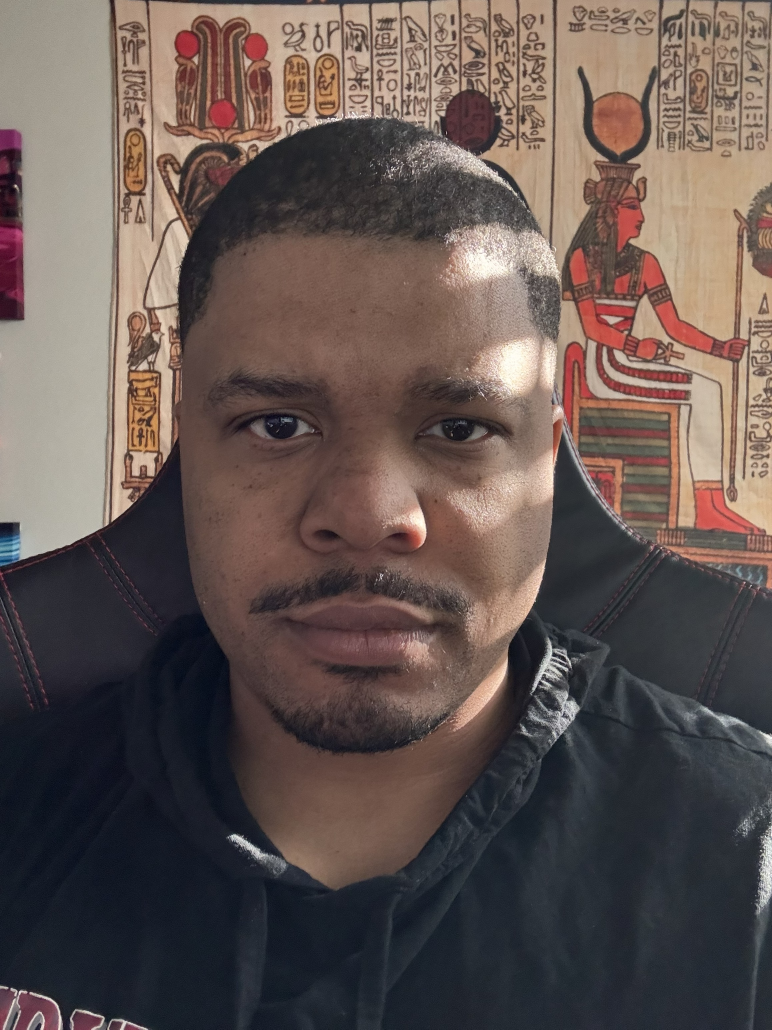
#> input picture images/my_image.jpg, 2316 x 3088 px (shown at 1/3 size)
$ python tag_my_image.py
#> lines starting #> are read from the running program, lines starting #| are printed output that depends on the picture
"""
Detect the face and eyes in my_image.jpg using Haar cascades, draw a red bounding box around
the eyes and a green circle around the face, then tag the image with the text "this is me".
"""

import os  # standard library module for file/path operations
import cv2  # OpenCV library for computer vision tasks

# 1. Import the image
image_path = os.path.join(os.path.dirname(__file__), "images", "my_image.jpg")  # full path to the image file
image = cv2.imread(image_path)  # read the image from disk into a NumPy array (BGR order)
#> image is the input picture: shape (3088, 2316, 3); mean B, G, R 81.4, 85.4, 98.7

if image is None:  # cv2.imread returns None if the file wasn't found or couldn't be read
    raise FileNotFoundError(f"Could not load image at: {image_path}")  # stop execution with a clear error

height, width = image.shape[:2]
#> height = 3088; width = 2316
gray = cv2.cvtColor(image, cv2.COLOR_BGR2GRAY)  # Haar cascades run on grayscale intensity, not color
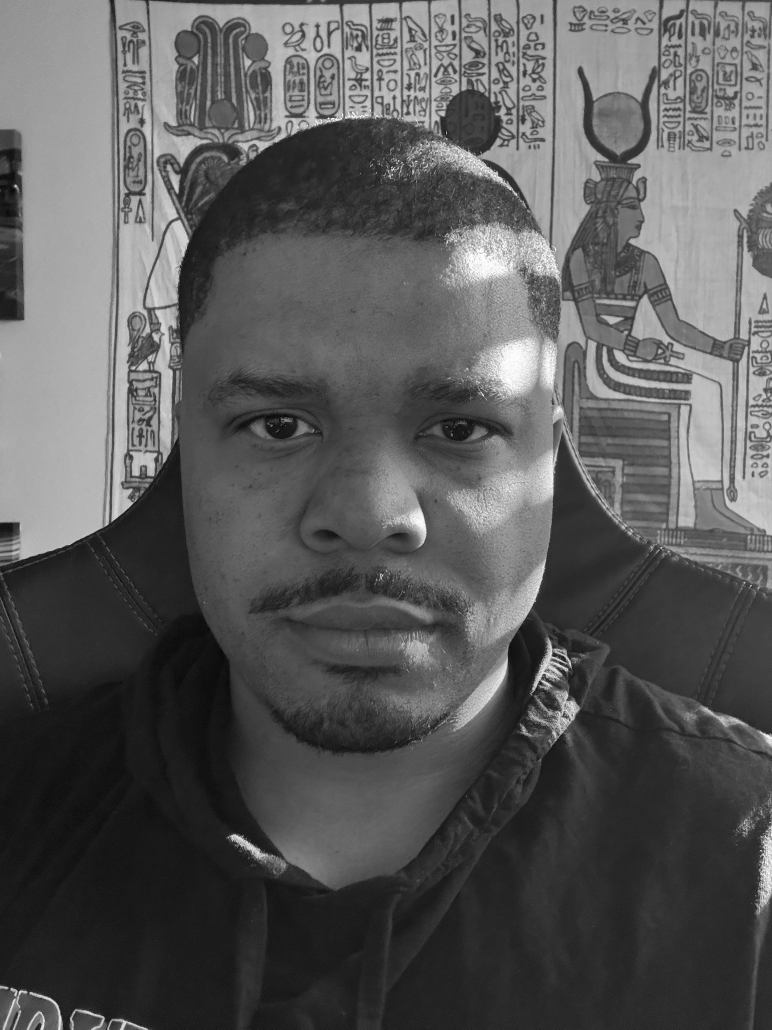
#> gray: shape (3088, 2316) (shown at 1/3 size); min 1, max 255, mean 88.9

# 2. Load OpenCV's pre-trained Haar cascades and detect the face, then the eyes within it
face_cascade = cv2.CascadeClassifier(cv2.data.haarcascades + "haarcascade_frontalface_default.xml")
eye_cascade = cv2.CascadeClassifier(cv2.data.haarcascades + "haarcascade_eye.xml")

faces = face_cascade.detectMultiScale(gray, scaleFactor=1.1, minNeighbors=6, minSize=(100, 100))
#> faces = [[2125, 389, 101, 101], [414, 764, 1372, 1372]]
if len(faces) == 0:
    raise RuntimeError("No face detected in the image.")

# Use the largest detected face in case of multiple/false-positive detections
face_x, face_y, face_w, face_h = max(faces, key=lambda f: f[2] * f[3])
#> face_x = 414; face_y = 764; face_w = 1372; face_h = 1372
print(f"Face box (pixels): top-left=({face_x}, {face_y}), width={face_w}, height={face_h}, "
      f"bottom-right=({face_x + face_w}, {face_y + face_h})")
#| Face box (pixels): top-left=(414, 764), width=1372, height=1372, bottom-right=(1786, 2136)

# 3. Draw a green circle around the face, sized to cover from the top of the head to the chin
face_center = (face_x + face_w // 2, face_y + face_h // 2)
#> face_center = (1100, 1450)
face_radius = int(max(face_w, face_h) * 0.65)
#> face_radius = 891
cv2.circle(image, face_center, face_radius, (0, 255, 0), thickness=8)  # BGR green

# 4. Detect eyes within the face region and draw one red bounding box around both of them
face_roi_gray = gray[face_y:face_y + face_h, face_x:face_x + face_w]
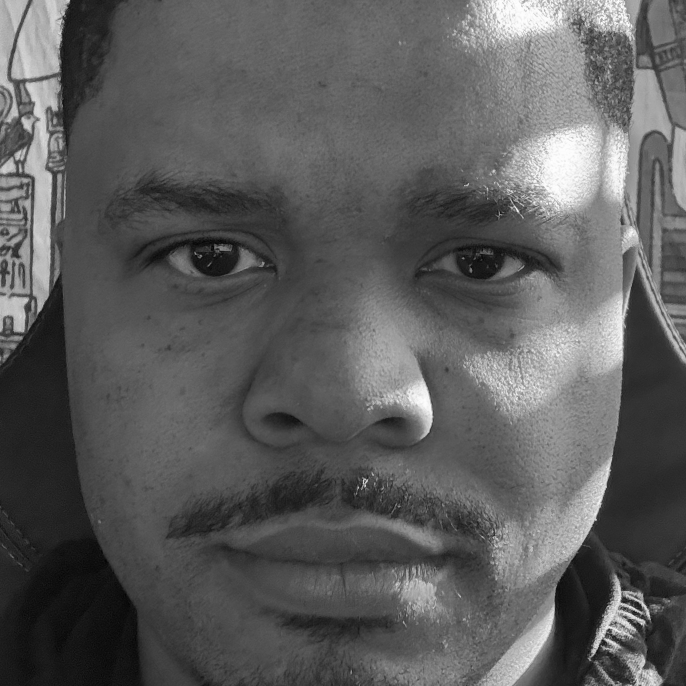
#> face_roi_gray: shape (1372, 1372) (shown at 1/2 size); min 1, max 254, mean 92
eyes = eye_cascade.detectMultiScale(face_roi_gray, scaleFactor=1.1, minNeighbors=8, minSize=(20, 20))
#> eyes = [[250, 366, 294, 294], [847, 416, 232, 232]]

if len(eyes) > 0:
    # Combine all detected eye boxes (relative to the face ROI) into one bounding box, offset back to full-image coords
    for i, (ex, ey, ew, eh) in enumerate(eyes):
        print(f"Eye {i} box (pixels, relative to face): top-left=({face_x + ex}, {face_y + ey}), "
              f"width={ew}, height={eh}")
#> this loop made 2 passes
#| Eye 0 box (pixels, relative to face): top-left=(664, 1130), width=294, height=294
#| Eye 1 box (pixels, relative to face): top-left=(1261, 1180), width=232, height=232
    eye_lefts = [face_x + ex for (ex, ey, ew, eh) in eyes]
#> eye_lefts = [664, 1261]
    eye_tops = [face_y + ey for (ex, ey, ew, eh) in eyes]
#> eye_tops = [1130, 1180]
    eye_rights = [face_x + ex + ew for (ex, ey, ew, eh) in eyes]
#> eye_rights = [958, 1493]
    eye_bottoms = [face_y + ey + eh for (ex, ey, ew, eh) in eyes]
#> eye_bottoms = [1424, 1412]
    pad = 15  # a little breathing room around the tightest fit
    eyes_top_left = (int(min(eye_lefts)) - pad, int(min(eye_tops)) - pad)
#> eyes_top_left = (649, 1115)
    eyes_bottom_right = (int(max(eye_rights)) + pad, int(max(eye_bottoms)) + pad)
#> eyes_bottom_right = (1508, 1439)
else:
    print("No eyes detected; falling back to an estimated region.")
    # Fall back to the upper-middle portion of the face if the cascade can't find the eyes
    eyes_top_left = (face_x + int(face_w * 0.1), face_y + int(face_h * 0.25))
    eyes_bottom_right = (face_x + int(face_w * 0.9), face_y + int(face_h * 0.5))

print(f"Combined eye box (pixels): top-left={eyes_top_left}, bottom-right={eyes_bottom_right}")
#| Combined eye box (pixels): top-left=(649, 1115), bottom-right=(1508, 1439)
cv2.rectangle(image, eyes_top_left, eyes_bottom_right, (0, 0, 255), thickness=8)  # BGR red

# 5. Tag the image with text, centered directly above the circle
font, font_scale, thickness = cv2.FONT_HERSHEY_SIMPLEX, 2.5, 6
text = "this is me"
(text_width, text_height), _ = cv2.getTextSize(text, font, font_scale, thickness)
text_x = face_center[0] - text_width // 2
#> text_x = 896
text_y = face_center[1] - face_radius - 40  # 40px gap above the circle's top edge
#> text_y = 519
# Draw a thick black outline first, then white on top, so the text stays readable on any background
cv2.putText(image, text, (text_x, text_y), font, font_scale, (0, 0, 0), thickness + 6, cv2.LINE_AA)
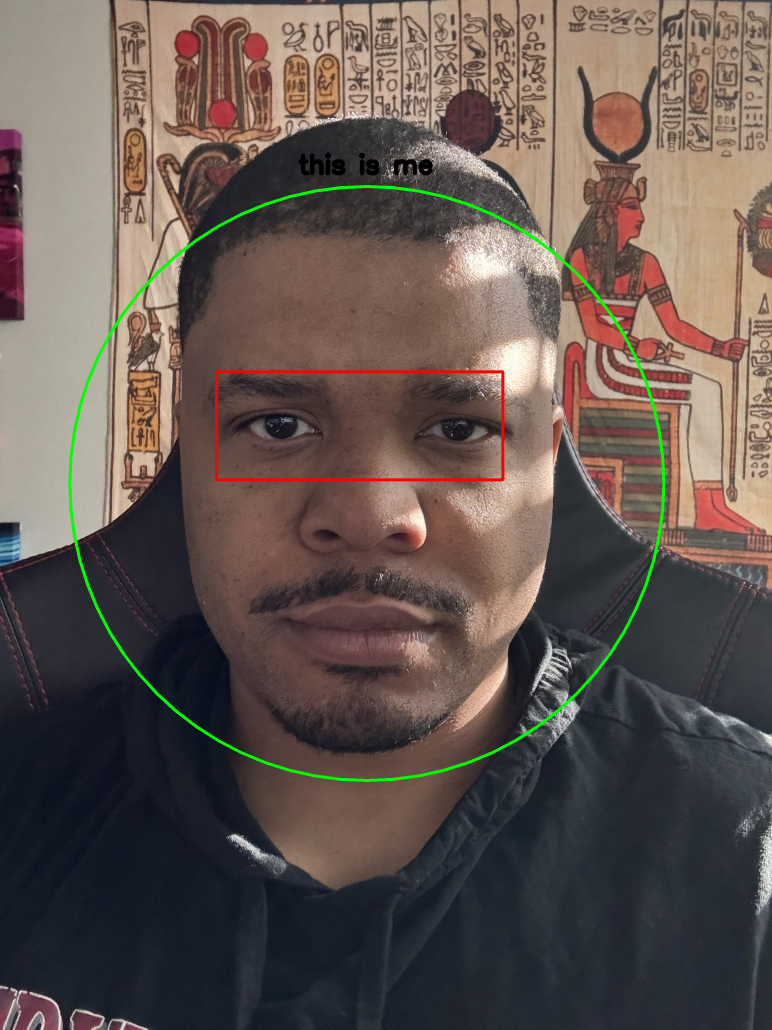
#> image: shape (3088, 2316, 3) (shown at 1/3 size); mean B, G, R 80.4, 86.2, 98.3
cv2.putText(image, text, (text_x, text_y), font, font_scale, (255, 255, 255), thickness, cv2.LINE_AA)

# 6. Save the tagged image
output_path = os.path.join(os.path.dirname(__file__), "output_images", "my_image_tagged.jpg")
cv2.imwrite(output_path, image)
print(f"Saved tagged image to: {output_path}")

# 7. Display the result so it can be visually confirmed
cv2.namedWindow("Tagged Image", cv2.WINDOW_NORMAL | cv2.WINDOW_KEEPRATIO)
display_height = 900  # scale the window to a reasonable on-screen size while keeping the full-res file untouched
display_width = int(width * display_height / height)
#> display_width = 675
cv2.resizeWindow("Tagged Image", display_width, display_height)
cv2.imshow("Tagged Image", image)
cv2.moveWindow("Tagged Image", 100, 100)

while cv2.getWindowProperty("Tagged Image", cv2.WND_PROP_VISIBLE) >= 1:  # keep waiting until the window is closed
    if cv2.waitKey(50) != -1:  # exit early if a key is pressed while the window has focus
#> (key Esc is pressed here)
        break
cv2.destroyAllWindows()
